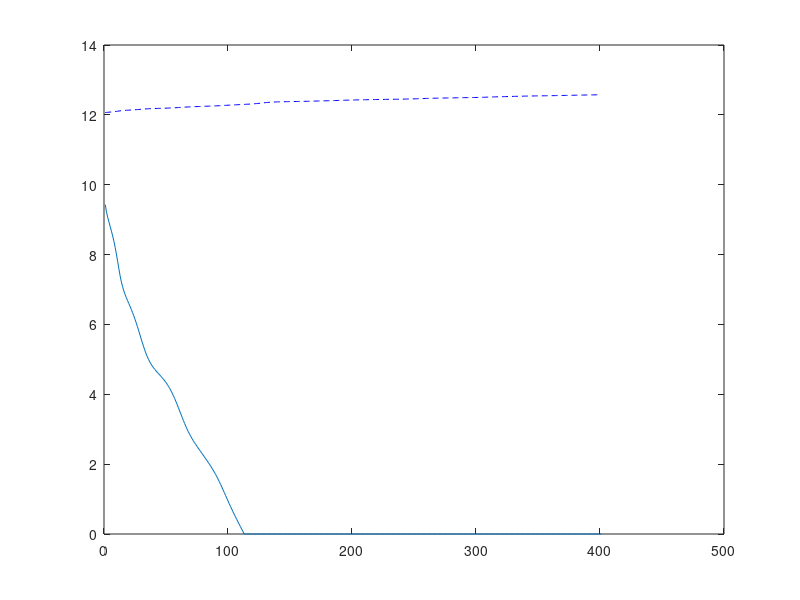

The MATLAB script that drew this image:
% This code used the Finited-Difference Methods (FDM) to solve the L
% equation. The description can be seen in the word file
clear;close all
tic
% confined aquifer !!!!
% constant-flux
% Define the grid size and the boundary functions
Lx = 100; % Length along x direction
Lz = 10; % Length along z direction
n = 400+1; % number of grid points along x direction
N = 40+1; % number of grid points along z direction
delta_x = Lx/(n-1);
H = 10;
Hs = 12;
Q0 = -0.6;
% recharge term
I = 0.365/365*ones(n, 1);
% well information
xw = 50; xw_nod = round(xw/delta_x)+1;
Qw = 0; % m3/d
I(xw_nod) = -Qw/delta_x; % treat the pumping as recharge

alphaT = 0.*0.1;
alpha = 1+0.025*(1-(alphaT/H)^(1/4));
% this is the end of the input

Phi_0 = alpha*H*Hs-0.5*alpha*H^2;
x = linspace(0, Lx, n); % Grid coordinates in the x direction
z = linspace(0, Lz, N); % Grid coordinates in the z direction
[X, Z] = meshgrid(x, z);

% Read Gaussian random fields
K0 = load('K1.mat').K;
K0 = K0(end:-1:1,:);
x0 = linspace(0, Lx, 400+1);
z0 = linspace(0, Lz, 40+1);
[X0, Z0] = meshgrid(x0, z0);
K0 = interp2(X0, Z0, K0, X, Z);

% iteration weighting factor
% recommendation: no vertical heterogeneity 1;
%                 vertical heterogeneity, 0.5~1
ssor = 0.8;

% Find the vertical mean
K = mean(K0, 1);
K = [K,K(end)]; % Add an identical element at the end of K to facilitate interpolation
% Define the IC
phi0 = (alpha*Hs-(alpha-1)*H)*ones(n, 1);
zeta = 0;
%K = 6*ones(size(K)); % Warning: The maximum toe position cannot exceed the model length!!!!!!
% Construct the coefficient matrix A and the right-hand side vector F
A = zeros(n, n); % initialize A as a zero matrix
F = zeros(n, 1); % initialize F as a zero vector
% Each line represent a equation, Each colum represent a variable
% The reshape function prioritizes sorting by column, so we should numbered
% in column order
% ghost point method was used!

for iter =1:100
    fprintf('iteration %d \n', iter)
    zeta0 = zeta;
    for i = 1:n % i represent the i index in the difference equation along x direction
        k = i; % index of the (i, j) point
        A(k, k) = -(K(i+1)-K(i))/delta_x^2-K(i)*2/delta_x^2; % set the diagonal element of A
        F(k) = -I(i);  % recharge term
        if i >1 % if not on the left boundary
            A(k, k-1) = K(i)*1/delta_x^2; % set the left neighbor of A(k, k)
        else % on the left boundary (constant head)
            F(k) = -K(i)*Phi_0/delta_x^2-I(i);
        end
        if i < n % if not on the right boundary
            A(k, k+1) = (K(i+1)-K(i))/delta_x^2+K(i)/delta_x^2; % set the right neighbor of A(k, k)
        else % on the right boudnary (constan flux)
            A(k, k) = -K(i)/delta_x^2;
            F(k) = Q0/delta_x-I(i);
        end
    end
    A = sparse(A);
    F = sparse(F);
    % Solve the equation
    % [L,U] = ilu (A); % use preconditioner, very useful
    % tol = 1e-7;
    % maxit = size(A,1);
    % Phi_star = gmres(A, F, [], tol, [], L, U, Phi_0*ones(maxit, 1));
    Phi_star = A\F;
    % Solving head
    phi1 = zeros(size(Phi_star));
    xt = alpha*H*Hs-0.5*H^2;
    temp = Phi_star(Phi_star<=xt);
    phi1(Phi_star<=xt) = ((temp-alpha*H*Hs+0.5*alpha*H^2)*2*(alpha-1)).^0.5-(alpha-1)*H+alpha*Hs;
    temp = Phi_star(Phi_star>xt);
    phi1(Phi_star>xt) = (temp+0.5*H^2)/H;
    % Solving interface
    zeta = alpha/(alpha-1)*Hs-1/(alpha-1)*phi1;
    zeta(zeta<0) = 0;
    nr1 = floor(zeta);
    nr2 = ceil(zeta);
    % calculate error
    Error = mean(zeta-zeta0, "all");
    % jump out the iteration
    if abs(Error) < 1e-5
        fprintf('Reach specified error at ietration %d with error %e \n', iter, Error)
        break
    end
    % Takes the average of the assumed value and the current calculated value
    phi1 = (1-ssor)*phi0+ssor*phi1;
    zeta = (1-ssor)*zeta0+ssor*zeta;
    % calculate meanK for next iteration
    interp_num = N+iter;
    for nn = 1:size(nr1,1)
        z_interp = linspace(zeta(nn), H, interp_num);
        K_interp = interp1(z, squeeze(K0(:, nn)), z_interp);
        K(nn) = (K_interp(1)/2+sum(K_interp(2:end-1))+K_interp(end)/2)/(interp_num-1);
    end
    K(end) = K(end-1);

end

elapsedTime = toc;
fprintf('The program ran for %.4f seconds.\n', elapsedTime);

plot(zeta); % plot the interface
hold on
plot(phi1, '--b') % plot the free water-surface
